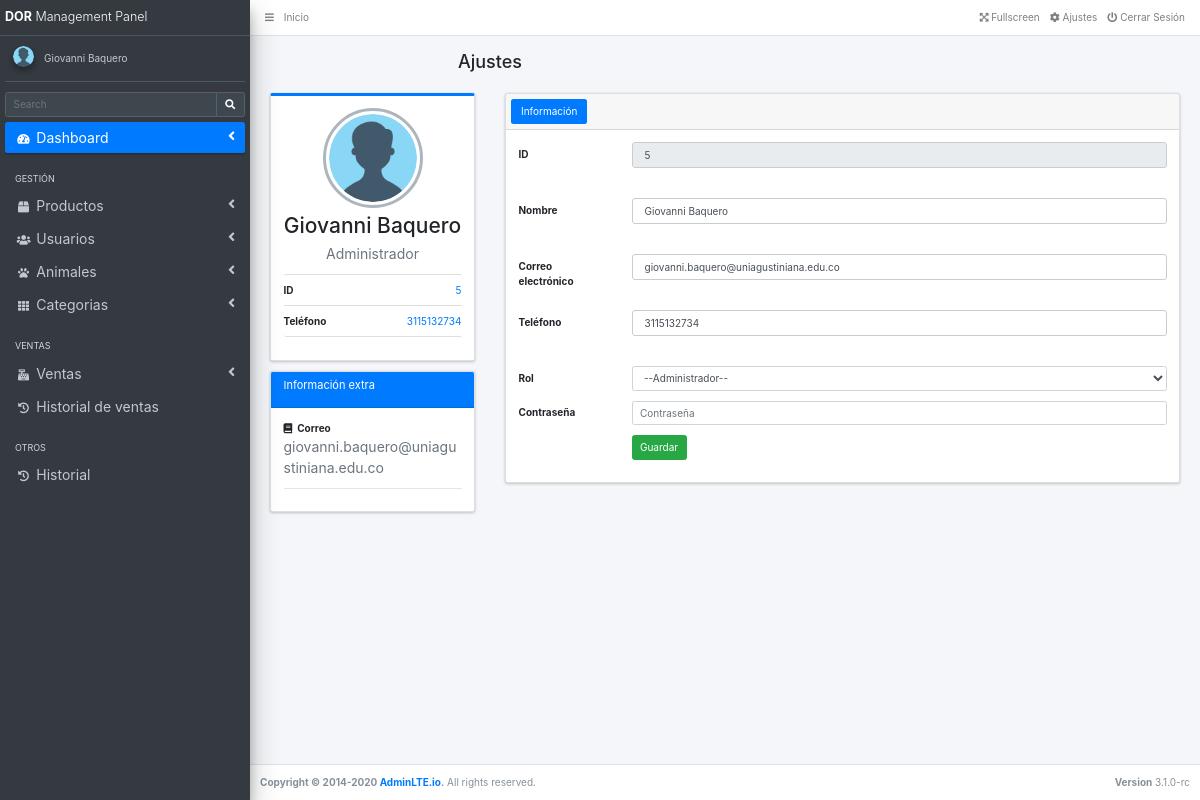
Page /Administracion/perfiladm.php (signed in) on the committed database.
### tables this page shows
CREATE TABLE `usuarios` (
  `idUsuario` int(10) NOT NULL,
  `nombreUsuario` varchar(50) NOT NULL,
  `correoUsuario` varchar(50) NOT NULL,
  `telefonoUsuario` bigint(10) NOT NULL,
  `passUsuario` varchar(60) NOT NULL,
  `rolUsuario` int(1) NOT NULL
);

CREATE TABLE `roles` (
  `idRol` int(1) NOT NULL,
  `nombreRol` varchar(15) NOT NULL
);

### Administracion/perfiladm.php (the view, shortened to what this page needs)
<!DOCTYPE html>
<html lang="en">
<head>
  <?php
  include('php/head.php');
  ?>
</head>
<body class="hold-transition sidebar-mini">
  <div class="wrapper">
    <?php
    include('templates/navbar.php');
    include('templates/aside.php');
    ?>
    <div class="content-wrapper">
      <section class="content-header">
        <div class="container-fluid">
          <div class="row mb-2">
            <div class="col-sm-6">
              <h1>Ajustes</h1>
            </div>
          </div>
        </div>
      </section>
      <section class="content">
        <?php
        include('../conexion.php');
        $id = $_SESSION['id'];
        $query = "SELECT * FROM usuarios WHERE idUsuario = '$id'";
        $result = mysqli_query($conexiondb, $query);
        while ($row = mysqli_fetch_array($result)) {
        ?>
          <div class="container-fluid">
            <div class="row">
              <div class="col-md-3">
                <div class="card card-primary card-outline">
                  <div class="card-body box-profile">
                    <div class="text-center">
                      <img class="profile-user-img img-fluid img-circle" src="img/user.png" alt="User profile picture">
                    </div>
                    <h3 class="profile-username text-center"><?php echo $row['nombreUsuario'] ?></h3>
                    <?php
                    $rolusuario = $row['rolUsuario'];
                    require('../conexion.php');
                    $query2 = "SELECT * FROM roles WHERE idRol = '$rolusuario'";
                    $result2 = mysqli_query($conexiondb, $query2);
                    while ($row2 = mysqli_fetch_array($result2)) {
                    ?>
                      <p class="text-muted text-center"><?php echo $row2['nombreRol'] ?></p>
                    <?php } ?>
                    <ul class="list-group list-group-unbordered mb-3">
                      <li class="list-group-item">
                        <b>ID</b> <a class="float-right"><?php echo $row['idUsuario'] ?></a>
                      </li>
                      <li class="list-group-item">
                        <b>Teléfono</b> <a class="float-right"><?php echo $row['telefonoUsuario'] ?></a>
                      </li>
                    </ul>
                  </div>
                </div>
                <div class="card card-primary">
                  <div class="card-header">
                    <h3 class="card-title">Información extra</h3>
                  </div>
                  <div class="card-body">
                    <strong><i class="fas fa-book mr-1"></i> Correo</strong>
                    <p class="text-muted">
                      <?php echo $row['correoUsuario'] ?>
                    </p>
                    <hr>
                  </div>
                </div>
              </div>
              <div class="col-md-9">
                <div class="card">
                  <div class="card-header p-2">
                    <ul class="nav nav-pills">
                      <li class="nav-item"><a class="nav-link active" href="#settings" data-toggle="tab">Información</a></li>
                    </ul>
                  </div>
                  <div class="card-body">
                    <div class="tab-content">
                      <div class="active tab-pane" id="settings">
                        <form class="form-horizontal" method="POST" action="php/actualizarusuario.php" id="editar_usuarios">
                          <div class="form-group row">
                            <label for="inputName" class="col-sm-2 col-form-label">ID</label>
                            <div class="col-sm-10">
                              <input type="number" name="id" class="form-control" id="inputName" placeholder="ID" value="<?php echo $row['idUsuario'] ?>" readonly>
                            </div>
                          </div>
                          <div class="form-group row">
                            <label for="inputName" class="col-sm-2 col-form-label">Nombre</label>
                            <div class="col-sm-10">
                              <input type="text" name="nombre" class="form-control" id="inputName" placeholder="Nombre" value="<?php echo $row['nombreUsuario'] ?>">
                            </div>
                          </div>
                          <div class="form-group row">
                            <label for="inputEmail" class="col-sm-2 col-form-label">Correo electrónico</label>
                            <div class="col-sm-10">
                              <input type="email" name="correo" class="form-control" id="inputEmail" placeholder="Correo electónico" value="<?php echo $row['correoUsuario'] ?>">
                            </div>
                          </div>
                          <div class="form-group row">
                            <label for="inputName2" class="col-sm-2 col-form-label">Teléfono</label>
                            <div class="col-sm-10">
                              <input type="number" name="telefono" class="form-control" id="inputName2" placeholder="Teléfono" value="<?php echo $row['telefonoUsuario'] ?>">
                            </div>
                          </div>
                          <div class="form-group row">
                            <label for="inputSkills" class="col-sm-2 col-form-label">Rol</label>
                            <div class="col-sm-10">
                              <select class="form-control" name="rol">
                                <?php
                                $rolusuario = $row['rolUsuario'];
                                require('../conexion.php');
                                $query2 = "SELECT * FROM roles WHERE idRol = '$rolusuario'";
                                $result2 = mysqli_query($conexiondb, $query2);
                                while ($row2 = mysqli_fetch_array($result2)) {
                                ?>
                                  <option value="<?php echo $row2['idRol'] ?>" selected>--<?php echo $row2['nombreRol'] ?>--</option>
                                <?php } ?>
                                <?php
                                require('../conexion.php');
                                $query2 = "SELECT * FROM roles";
                                $result = mysqli_query($conexiondb, $query2);
                                ?>
                              </select>
                            </div>
                          </div>
                          <div class="form-group row">
                            <label for="inputName2" class="col-sm-2 col-form-label">Contraseña</label>
                            <div class="col-sm-10">
                              <input type="password" name="password" class="form-control" id="inputName2" placeholder="Contraseña">
                            </div>
                          </div>
                          <div class="form-group row">
                            <div class="offset-sm-2 col-sm-10">
                              <button type="submit" class="btn btn-success">Guardar</button>
                            </div>
                          </div>
                        </form>
                      </div>
                    </div>
                  </div>
                </div>
              </div>
            </div>
          </div>
        <?php } ?>
      </section>
    </div>
    <?php
    include('templates/footer.php');
    ?>
  </div>
</body>
</html>

### Administracion/templates/aside.php (shortened to what this page needs)
<aside class="main-sidebar sidebar-dark-primary elevation-4">
    <a href="indexadmin.php" class="brand-link">
    <span class="logo-mini"><b>DOR</b></span>
      <span class="brand-text font-weight-light">Management Panel</span>
    </a>
    <div class="sidebar">
      <div class="user-panel mt-3 pb-3 mb-3 d-flex">
        <div class="image">
          <img src="img/user.png" class="img-circle elevation-2" alt="User Image">
        </div>
        <?php
          include('../conexion.php');
          $id = $_SESSION['id'];
          $query = "SELECT nombreUsuario FROM usuarios WHERE idUsuario = '$id'";
          $result = mysqli_query($conexiondb, $query);
          while($row = mysqli_fetch_array($result)){
        ?>
        <div class="info">
          <a href="perfiladm.php" class="d-block"><?php  echo $row['nombreUsuario'] ?></a>
        </div>
        <?php } ?>
      </div>
      <div class="form-inline">
        <div class="input-group" data-widget="sidebar-search">
          <input class="form-control form-control-sidebar" type="search" placeholder="Search" aria-label="Search">
          <div class="input-group-append">
            <button class="btn btn-sidebar">
              <i class="fas fa-search fa-fw"></i>
            </button>
          </div>
        </div>
      </div>
      <nav class="mt-2">
        <ul class="nav nav-pills nav-sidebar flex-column" data-widget="treeview" role="menu" data-accordion="false">
          <li class="nav-item">
            <a href="indexadmin.php" class="nav-link active">
              <i class="nav-icon fas fa-tachometer-alt"></i>
              <p>
                Dashboard
                <i class="right fas fa-angle-left"></i>
              </p>
            </a>
          </li>
          <li class="nav-header">GESTIÓN</li>
          <li class="nav-item">
            <a href="#" class="nav-link">
              <i class="nav-icon fas fa-box"></i>
              <p>
                Productos
                <i class="fas fa-angle-left right"></i>
              </p>
            </a>
          </li>
          <li class="nav-item">
            <a href="#" class="nav-link">
              <i class="nav-icon fas fa-users"></i>
              <p>
                Usuarios
                <i class="fas fa-angle-left right"></i>
              </p>
            </a>
          </li>
          <li class="nav-item">
            <a href="#" class="nav-link">
              <i class="nav-icon fas fa-paw"></i>
              <p>
                Animales
                <i class="fas fa-angle-left right"></i>
              </p>
            </a>
          </li>
          <li class="nav-item">
            <a href="#" class="nav-link">
              <i class="nav-icon fa fa-th"></i>
              <p>
                Categorias
                <i class="fas fa-angle-left right"></i>
              </p>
            </a>
          </li>
          <li class="nav-header">VENTAS</li>
          <li class="nav-item">
            <a href="#" class="nav-link">
              <i class="nav-icon fas fa-cash-register"></i>
              <p>
                Ventas
                <i class="fas fa-angle-left right"></i>
              </p>
            </a>
          </li>
          <li class="nav-item">
            <a href="histoventas.php" class="nav-link">
              <i class="nav-icon fas fa-history""></i>
              <p>
                Historial de ventas
              </p>
            </a>
          </li>
          <li class="nav-header">OTROS</li>
          <li class="nav-item">
            <a href="historial.php" class="nav-link">
              <i class="nav-icon fas fa-history""></i>
              <p>
                Historial
              </p>
            </a>
          </li>
        </ul>
      </nav>
    </div>
  </aside>

### build/css/app.css (style rules this page uses)
html { font-size: 62.5%; box-sizing: border-box; }
*, *:before, *:after { box-sizing: inherit; }
body { font-family: "Merienda", cursive; font-size: 1.6rem; margin: 0; }
p { font-size: 2rem; }
a { text-decoration: none; }
img { max-width: 100%; }
h1, h2, h3 { margin: 0; font-family: "Merienda", cursive; }
h1 { font-size: 4rem; }
h3 { font-size: 3rem; }
.row { display: -ms-flexbox; display: flex; -ms-flex-wrap: wrap; flex-wrap: wrap; margin: 0 -16px; }
input[type="text"], input[type="email"], input[type="number"] { width: 100%; margin-bottom: 20px; padding: 12px; border: 1px solid #ccc; border-radius: 3px; }
label { margin-bottom: 10px; display: block; }
ul { padding-left: 1rem; }
p { font-size: 1.4rem; }
h1 { text-align: center; }

### rows in the picture
usuarios: nombreUsuario "Giovanni Baquero", idUsuario "5", telefonoUsuario "3115132734", correoUsuario "giovanni.baquero@uniagustiniana.edu.co", id "5", nombre "Giovanni Baquero", correo "giovanni.baquero@uniagustiniana.edu.co", telefono "3115132734"
roles: nombreRol "Administrador"
